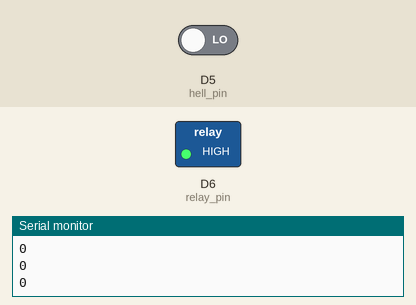
Recording of a sketch running on a simulated ESP8266 (NodeMCU). Parts: switched loads named in the sketch (green lamp = pin HIGH), the last lines printed to the serial monitor. Inputs (shaded band) come from the test bench; at power-on: D5 (hell_pin) LOW.

Above: at 2.8 s.
2.9 s: D5 (hell_pin) driven HIGH
At 3.4 s:
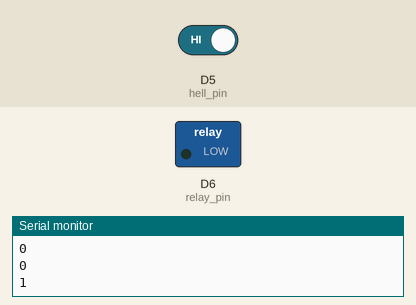
4.5 s: D5 (hell_pin) driven LOW
At 6.1 s:
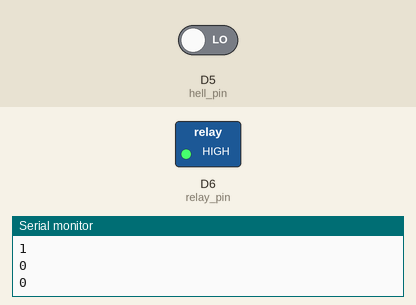
Timing chart, 0 to 7.6 s (numbered marks = the images above; inputs shaded):
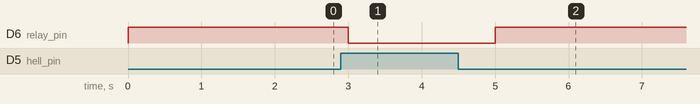

Measured:
- after the input at 2.9 s, D6 (relay_pin): HIGH → LOW after 0.10 s
- after the input at 4.5 s, D6 (relay_pin): LOW → HIGH after 0.50 s

The sketch:

HELL_Relay.ino
```cpp
#define hell_pin D5
#define relay_pin D6
void setup() {
  Serial.begin(115200);
  pinMode(hell_pin , INPUT);
  pinMode(relay_pin , OUTPUT);
  digitalWrite(relay_pin , LOW);
}

void loop() {
  int sta;
  sta = digitalRead(hell_pin);
  Serial.println(sta);
  sta = (sta+1)%2;
  digitalWrite(relay_pin , sta);
  delay(1000);
}
//1 is high, 0 is low, if sensed, report as 0
```
